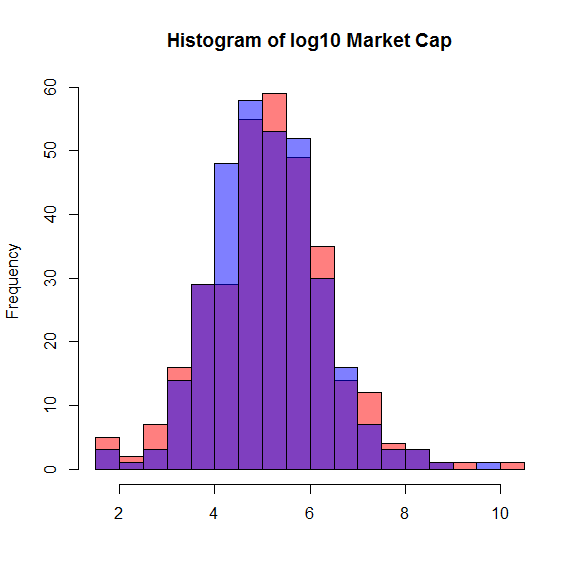

The script that drew this image:
rm(list=ls(all=TRUE))

# please change your working directory
#setwd("C:/...")

library(xts)
load("data.RData")

hist(x=log10(na.omit(as.numeric(tail(crypto_market_xts, n=1)))), 
     main = "Histogram of log10 Market Cap", 
     breaks = 20, xlab = "", col = rgb(1,0,0,0.5))
hist(x=log10(na.omit(as.numeric(apply(
    crypto_market_xts["2015-07-25::2016-07-24"], 2, mean, na.rm = TRUE)))), 
    breaks = 20, xlab = "", add = T, col = rgb(0,0,1,0.5))
